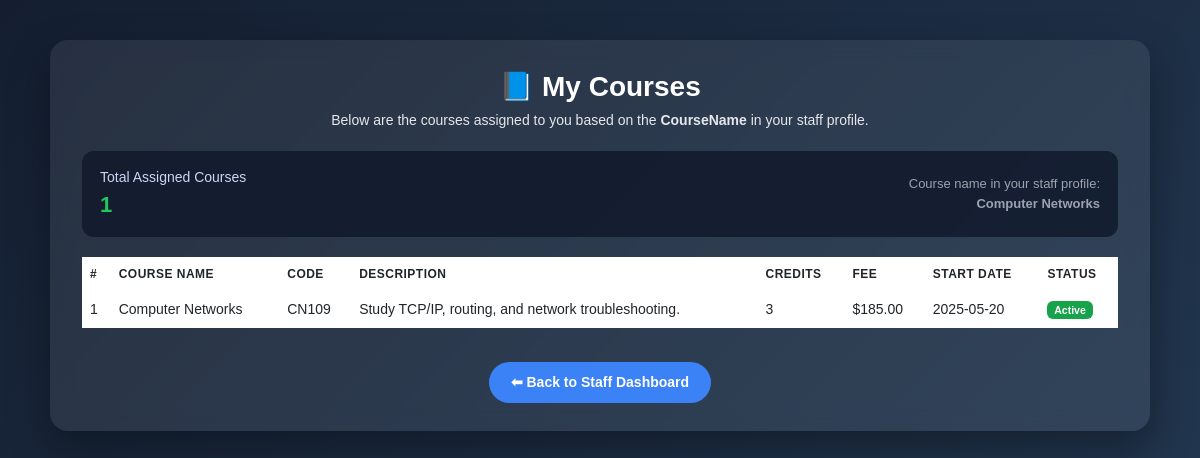
The page /user_registration_system/user_code/viewmycourse.php (signed in) on the database its author committed.
### tables this page shows
CREATE TABLE `staff` (
  `StaffID` int(11) NOT NULL,
  `UserID` int(11) NOT NULL,
  `FirstName` varchar(50) NOT NULL,
  `LastName` varchar(50) NOT NULL,
  `Email` varchar(100) NOT NULL,
  `CourseID` int(11) DEFAULT NULL,
  `CourseName` varchar(100) DEFAULT NULL,
  `Salary` decimal(10,2) DEFAULT NULL,
  `ProfileImage` varchar(255) DEFAULT NULL,
  `AvatarImage` varchar(255) DEFAULT NULL,
  `IsActive` tinyint(1) DEFAULT 1,
  `HireDate` date DEFAULT NULL
);

CREATE TABLE `course` (
  `CourseID` int(11) NOT NULL,
  `StaffID` int(11) DEFAULT NULL,
  `CourseName` varchar(100) NOT NULL,
  `CourseCode` varchar(20) NOT NULL,
  `Description` text DEFAULT NULL,
  `Credits` int(11) NOT NULL,
  `Fee` decimal(10,2) DEFAULT 0.00,
  `IsActive` tinyint(1) DEFAULT 1,
  `StartDate` date DEFAULT NULL
);

### user_registration_system/user_code/viewmycourse.php (the view, shortened to what this page needs)
<?php
$username = $_SESSION['username'] ?? '';
$pdo = getDB();
$staffSql = "
    SELECT s.StaffID, s.CourseName
    FROM staff s
    INNER JOIN user u ON s.UserID = u.UserID
    WHERE u.Username = :uname
";
$staffStmt = $pdo->prepare($staffSql);
$staffStmt->execute([':uname' => $username]);
$staffRow = $staffStmt->fetch(PDO::FETCH_ASSOC);
if (!$staffRow) {
    $courses = [];
    $courseCount = 0;
    $staffCourseName = null;
} else {
    $staffCourseName = $staffRow['CourseName'];
    $courseSql = "
        SELECT
            c.CourseID,
            c.CourseName,
            c.CourseCode,
            c.Description,
            c.Credits,
            c.Fee,
            c.StartDate,
            c.IsActive
        FROM course c
        WHERE c.CourseName = :cname
        ORDER BY c.StartDate DESC, c.CourseID DESC
    ";
    $courseStmt = $pdo->prepare($courseSql);
    $courseStmt->execute([':cname' => $staffCourseName]);
    $courses = $courseStmt->fetchAll(PDO::FETCH_ASSOC);
    $courseCount = count($courses);
}
?>
<!DOCTYPE html>
<html lang="en">
<head>
<link href="https://cdn.jsdelivr.net/npm/bootstrap@5.3.0/dist/css/bootstrap.min.css" rel="stylesheet">
</head>
<body>
<div class="container-box">
  <h2 class="page-title">📘 My Courses</h2>
  <p class="page-subtitle">
    Below are the courses assigned to you based on the <strong>CourseName</strong> in your staff profile.
  </p>
  <div class="stats-card">
    <div>
      <div class="stats-title">Total Assigned Courses</div>
      <div class="stats-number"><?= (int)$courseCount ?></div>
    </div>
    <div style="text-align:right; font-size:13px; color:#9ca3af;">
      <?php if ($staffCourseName): ?>
        <div>Course name in your staff profile:</div>
        <strong><?= htmlspecialchars($staffCourseName) ?></strong>
      <?php else: ?>
        <div>No course name set in your staff profile.</div>
      <?php endif; ?>
    </div>
  </div>
  <?php if (!$staffRow): ?>
    <div class="alert alert-info text-center">
      No staff profile found for your account. Please contact the administrator.
    </div>
  <?php else: ?>
    <table class="table table-borderless table-hover align-middle">
      <thead>
        <tr>
          <th>#</th>
          <th>Course Name</th>
          <th>Code</th>
          <th>Description</th>
          <th>Credits</th>
          <th>Fee</th>
          <th>Start Date</th>
          <th>Status</th>
        </tr>
      </thead>
      <tbody>
        <?php $i = 1; ?>
        <?php foreach ($courses as $c): ?>
          <tr>
            <td><?= $i++ ?></td>
            <td><?= htmlspecialchars($c['CourseName']) ?></td>
            <td><?= htmlspecialchars($c['CourseCode']) ?></td>
            <td>
              <?php
                $desc = $c['Description'] ?? '';
                $short = mb_strlen($desc) > 80 ? mb_substr($desc, 0, 80) . '…' : $desc;
                echo htmlspecialchars($short);
              ?>
            </td>
            <td><?= (int)$c['Credits'] ?></td>
            <td>$<?= number_format((float)$c['Fee'], 2) ?></td>
            <td><?= htmlspecialchars($c['StartDate']) ?></td>
            <td>
              <?php if ((int)$c['IsActive'] === 1): ?>
                <span class="badge badge-active">Active</span>
              <?php else: ?>
                <span class="badge badge-inactive">Inactive</span>
              <?php endif; ?>
            </td>
          </tr>
        <?php endforeach; ?>
      </tbody>
    </table>
  <?php endif; ?>
  <div class="text-center">
    <a href="dashboard.php" class="btn-back">⬅ Back to Staff Dashboard</a>
  </div>
</div>
</body>
</html>

### user_registration_system/user_code/viewmycourse.php (style rules this page uses)
body { background: linear-gradient(135deg, #141E30, #243B55); color: #fff; font-family: "Poppins", sans-serif; min-height: 100vh; }
.container-box { max-width: 1100px; margin: 40px auto; background: rgba(255,255,255,0.08); border-radius: 18px; padding: 30px 32px 28px; box-shadow: 0 18px 40px rgba(0,0,0,0.35); backdrop-filter: blur(10px); }
.page-title { font-size: 28px; font-weight: 700; text-align: center; margin-bottom: 6px; }
.page-subtitle { text-align: center; font-size: 14px; color: #e5e7eb; margin-bottom: 20px; }
.stats-card { background: rgba(15,23,42,0.8); border-radius: 12px; padding: 16px 18px; margin-bottom: 20px; display: flex; justify-content: space-between; align-items: center; }
.stats-title { font-size: 14px; color: #cbd5f5; }
.stats-number { font-size: 22px; font-weight: 700; color: #22c55e; }
table { color: #fff; margin-top: 10px; font-size: 14px; }
thead { background: #1f2937; }
thead th { font-weight: 600; text-transform: uppercase; font-size: 12px; letter-spacing: .04em; }
tbody tr:nth-child(odd) { background: rgba(15,23,42,0.9); }
.badge-active { background-color: #16a34a; }
a.btn-back { margin-top: 18px; display: inline-block; background: #3b82f6; color: #fff; padding: 10px 22px; border-radius: 999px; text-decoration: none; font-weight: 600; font-size: 14px; }

### rows shown on the page
staff: CourseName "Computer Networks"
course: CourseName "Computer Networks", CourseCode "CN109", Description "Study TCP/IP, routing, and network troubleshooting.", Credits "3", Fee "185.00", StartDate "2025-05-20", IsActive "Active"

### other values the page prints
$courseCount "1"
